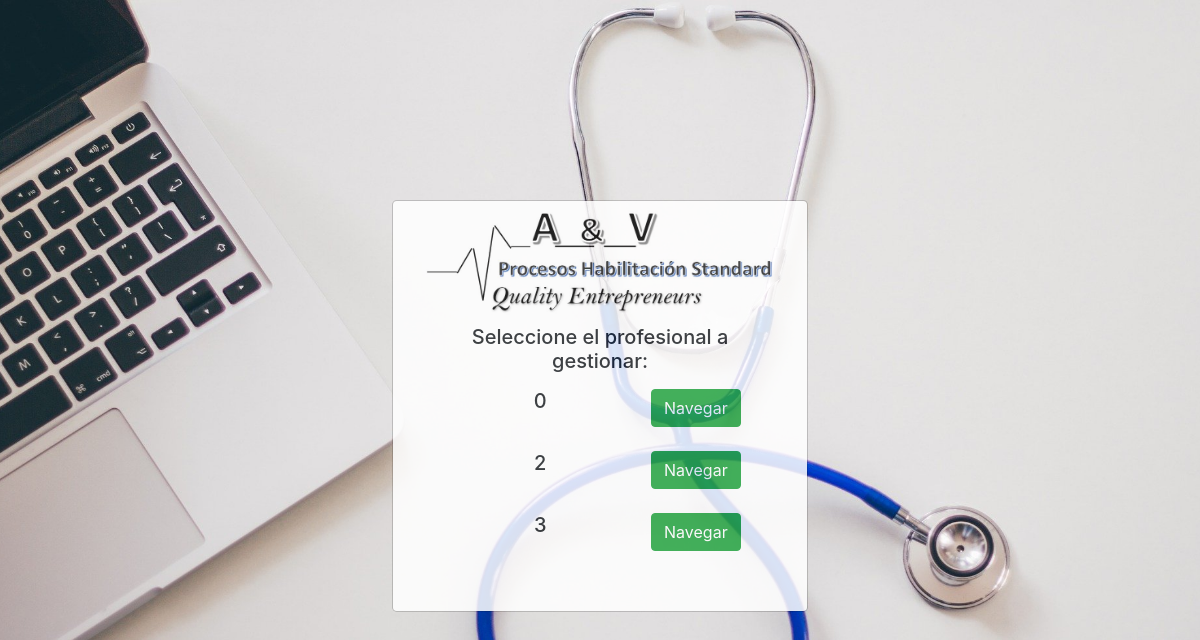
The app's page /principalAdmin.php?usuario=admin (signed in) with its own data.
### tables this page shows
CREATE TABLE `usuario` (
  `id` int(11) NOT NULL,
  `usuario` varchar(100) NOT NULL,
  `pass` varchar(255) NOT NULL,
  `nombre` varchar(100) NOT NULL,
  `rol` enum('administrador','odontologo','otro_rol') NOT NULL
);

### principalAdmin.php (the view, shortened to what this page needs)
<?php
$actual = $_GET['usuario'];
?>
<!DOCTYPE html>
<html lang="en">
<head>
    <link rel="stylesheet" href="https://stackpath.bootstrapcdn.com/bootstrap/4.1.3/css/bootstrap.min.css">
    <link rel="stylesheet" href="app/css/index.css" type="text/css">
</head>
<body class="fondo">
    <div class="modal-dialog text-center">
        <div class="col-sm-10 main-section">
            <div class="modal-content">
                <div class="logo-image-big">
                    <img src="app/img/logofinale.jpg" alt="logo" style="width:100%; "> </img>
                </div>
                <div class="col-12">
                    <h5>Seleccione el profesional a gestionar:</h1>
                </div>
                <div class="tinf1">
                    <div class="form-group container">
                        <div class="row m-2">
                            <div class="col-md-12">
                                <?php
                                include 'app/db/conexion.php';
                                $sql = "SELECT id FROM usuario WHERE rol='odontologo'";
                                $result = mysqli_query($conn, $sql);
                                while ($row = $result->fetch_assoc()) {
                                    $odont = $row['id'];
                                ?>
                                    <div class="row justify-content-md-center">
                                        <div class="col col-md-7">
                                            <h5 class="description"><?php echo $odont ?> </h5>
                                        </div>
                                        <form method="POST" action="sedeAdmin.php?odont=<?php echo $odont ?>&actual=<?php echo $actual ?>">
                                            <div class="col col-md-3" style="margin-bottom: 1.5rem;">
                                                <button type="submit" class="btn btn-success" href="">Navegar</button>
                                            </div>
                                        </form>
                                    </div>
                                <?php } ?>
                            </div>
                        </div>
                    </div>
                </div>
            </div>
        </div>
    </div>
</body>
<html>

### app/css/index.css (style rules this page uses)
.fondo { background: url(../img/fondo.jpg) no-repeat center center fixed; background-size: cover; }
.main-section { margin: 0 auto; margin-top: 40%; padding: 0; }
.modal-content { opacity: 0.85; padding: 0 20px; padding-bottom: 20px; }
.tinf1 { overflow: scroll; height: 70%; max-height: 300px; }

### records on screen
usuario: id "0"
usuario: id "2"
usuario: id "3"
